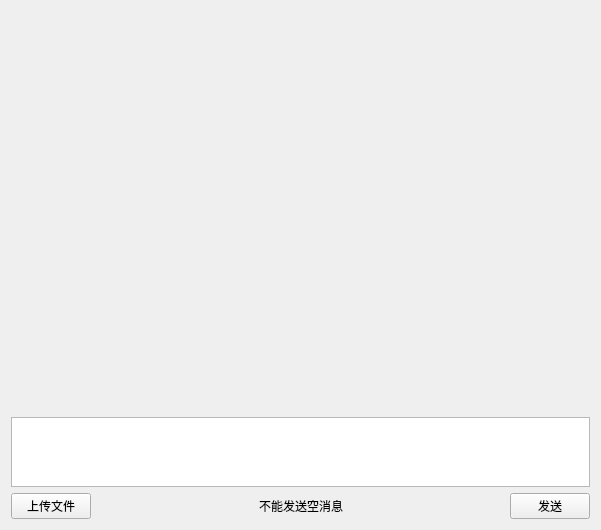
<?xml version="1.0" encoding="UTF-8"?>
<ui version="4.0">
 <class>ChatBox</class>
 <widget class="QWidget" name="ChatBox">
  <property name="geometry">
   <rect>
    <x>0</x>
    <y>0</y>
    <width>601</width>
    <height>527</height>
   </rect>
  </property>
  <property name="windowTitle">
   <string>Form</string>
  </property>
  <layout class="QVBoxLayout" name="verticalLayout">
   <item>
    <widget class="MessageListWidget" name="messageListWidget" native="true">
     <property name="sizePolicy">
      <sizepolicy hsizetype="Preferred" vsizetype="Expanding">
       <horstretch>0</horstretch>
       <verstretch>0</verstretch>
      </sizepolicy>
     </property>
     <property name="minimumSize">
      <size>
       <width>0</width>
       <height>400</height>
      </size>
     </property>
    </widget>
   </item>
   <item>
    <widget class="QTextEdit" name="textEdit">
     <property name="sizePolicy">
      <sizepolicy hsizetype="Expanding" vsizetype="Preferred">
       <horstretch>0</horstretch>
       <verstretch>0</verstretch>
      </sizepolicy>
     </property>
     <property name="maximumSize">
      <size>
       <width>16777215</width>
       <height>300</height>
      </size>
     </property>
    </widget>
   </item>
   <item>
    <layout class="QHBoxLayout" name="horizontalLayout">
     <item>
      <widget class="QPushButton" name="uploadButton">
       <property name="text">
        <string>上传文件</string>
       </property>
      </widget>
     </item>
     <item>
      <spacer name="horizontalSpacer">
       <property name="orientation">
        <enum>Qt::Horizontal</enum>
       </property>
       <property name="sizeHint" stdset="0">
        <size>
         <width>40</width>
         <height>20</height>
        </size>
       </property>
      </spacer>
     </item>
     <item>
      <widget class="QLabel" name="emptyLabel">
       <property name="text">
        <string>不能发送空消息</string>
       </property>
      </widget>
     </item>
     <item>
      <spacer name="horizontalSpacer_2">
       <property name="orientation">
        <enum>Qt::Horizontal</enum>
       </property>
       <property name="sizeHint" stdset="0">
        <size>
         <width>40</width>
         <height>20</height>
        </size>
       </property>
      </spacer>
     </item>
     <item>
      <widget class="QPushButton" name="sendButton">
       <property name="text">
        <string>发送</string>
       </property>
      </widget>
     </item>
    </layout>
   </item>
  </layout>
 </widget>
 <customwidgets>
  <customwidget>
   <class>MessageListWidget</class>
   <extends>QWidget</extends>
   <header location="global">messagelistwidget.h</header>
   <container>1</container>
  </customwidget>
 </customwidgets>
 <resources/>
 <connections/>
</ui>
